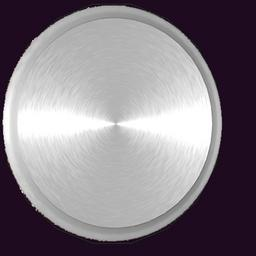
#> input picture SimplerEnv/ManiSkill2_real2sim/data/custom/models/7up_can/Image_0.001.jpg, 256 x 256 px
$ python render_logpolar_border_safe.py ../../SimplerEnv/ManiSkill2_real2sim/data/custom/models/7up_can/Image_0.001.jpg ../../SimplerEnv/ManiSkill2_real2sim/data/custom/models/7up_can/Image_1.001.jpg 1.0
#> lines starting #> are read from the running program, lines starting #| are printed output that depends on the picture
#> further down, img is the input picture: shape (256, 256, 3); mean B, G, R 133.5, 126.1, 133.2
"""Presentation-only renderer for the log-polar foveation figure.

Reuses the exact log-polar warp/downsample/upsample/inverse-warp pipeline
from adaptive_sparse_vla/foveation.py, but edge-replicate-pads the source
before the forward warp. This avoids the dark vignette that
WARP_FILL_OUTLIERS produces at the image border: max_radius is set by the
farthest *corner*, so along non-diagonal directions the true frame boundary
is closer than max_radius, and outlier pixels beyond it get filled with
black, which then bleeds into the real border during the downsample/upsample
interpolation.

This is cosmetic only -- it does not change any reported experiment number,
which used the bit-identical foveate_image_logpolar in foveation.py.

Usage: python render_logpolar_border_safe.py <src.png> <out.png> <keep_ratio>
"""
from __future__ import annotations

import math
import sys

import cv2
import numpy as np


def _uniform_sample_grid(height, width, keep_ratio):
    keep_ratio = float(np.clip(keep_ratio, 0.0, 1.0))
    scale = math.sqrt(keep_ratio)
    rows = max(1, int(round(height * scale)))
    cols = max(1, int(round(width * scale)))
    ys = np.linspace(0, height - 1, num=rows, dtype=np.int32)
    xs = np.linspace(0, width - 1, num=cols, dtype=np.int32)
    return ys, xs


def foveate_logpolar_border_safe(image, keep_ratio, center=None):
#> called with keep_ratio = 1
    frame = np.asarray(image, dtype=np.uint8)
    height, width = frame.shape[:2]
#> height = 256; width = 256
    if center is None:
        center = (width / 2.0, height / 2.0)
#> center = (128, 128)
    max_radius = float(np.hypot(max(center[0], width - center[0]),
                                 max(center[1], height - center[1])))
#> max_radius = 181

    pad_l = int(math.ceil(max(0.0, max_radius - center[0])))
#> pad_l = 54
    pad_r = int(math.ceil(max(0.0, max_radius - (width - center[0]))))
#> pad_r = 54
    pad_t = int(math.ceil(max(0.0, max_radius - center[1])))
#> pad_t = 54
    pad_b = int(math.ceil(max(0.0, max_radius - (height - center[1]))))
#> pad_b = 54
    padded = cv2.copyMakeBorder(frame, pad_t, pad_b, pad_l, pad_r, cv2.BORDER_REPLICATE)
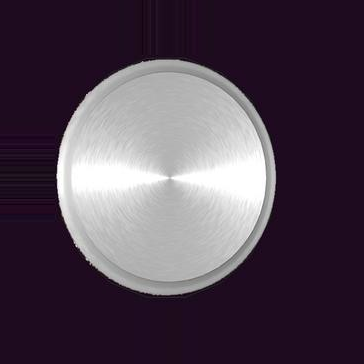
#> padded: shape (364, 364, 3); mean B, G, R 81.6, 68, 81
    pcenter = (center[0] + pad_l, center[1] + pad_t)
#> pcenter = (182, 182)

    forward_flags = cv2.INTER_LINEAR + cv2.WARP_POLAR_LOG
    inverse_flags = cv2.INTER_LINEAR + cv2.WARP_POLAR_LOG + cv2.WARP_INVERSE_MAP

    logpolar = cv2.warpPolar(padded, (width, height), pcenter, max_radius, forward_flags)
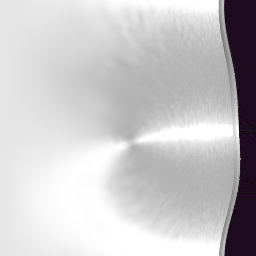
#> logpolar: shape (256, 256, 3); mean B, G, R 200.3, 198.6, 200.2
    ys, xs = _uniform_sample_grid(height, width, keep_ratio)
#> ys = 256 values from 0 to 255; xs = 256 values from 0 to 255
    sampled = logpolar[np.ix_(ys, xs)]
    interpolated = cv2.resize(sampled, (width, height), interpolation=cv2.INTER_LINEAR)
    restored = cv2.warpPolar(interpolated, (width, height), center, max_radius, inverse_flags)
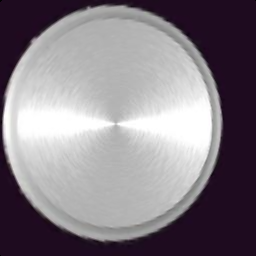
#> restored: shape (256, 256, 3); mean B, G, R 133.4, 126.1, 133.2
    return np.asarray(np.clip(restored, 0, 255), dtype=np.uint8)


if __name__ == "__main__":
    src_path, out_path, keep_ratio = sys.argv[1], sys.argv[2], float(sys.argv[3])
    img = cv2.imread(src_path)
    if img is None:
        raise FileNotFoundError(src_path)
    out = foveate_logpolar_border_safe(img, keep_ratio=keep_ratio)
    cv2.imwrite(out_path, out)
    print(f"wrote {out_path}")

$ run again, on SimplerEnv/ManiSkill2_real2sim/data/custom/models/7up_can/Image_3.001.jpg
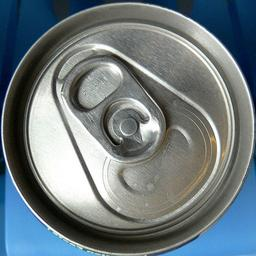
#> input picture SimplerEnv/ManiSkill2_real2sim/data/custom/models/7up_can/Image_3.001.jpg, 256 x 256 px
#> img is the input picture: shape (256, 256, 3); mean B, G, R 126.2, 121.5, 109.5
#> in foveate_logpolar_border_safe, `logpolar = cv2.warpPolar(padded, (width, height), pcenter, max_radius,..`:
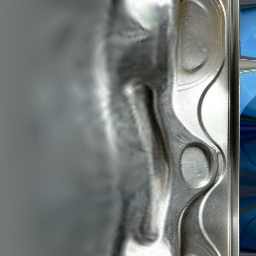
#> logpolar: shape (256, 256, 3); mean B, G, R 121.5, 121.6, 115.2
#> in foveate_logpolar_border_safe, `restored = cv2.warpPolar(interpolated, (width, height), center, max_ra..`:
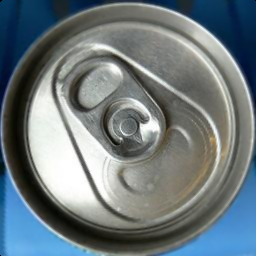
#> restored: shape (256, 256, 3); mean B, G, R 126, 121.3, 109.3
